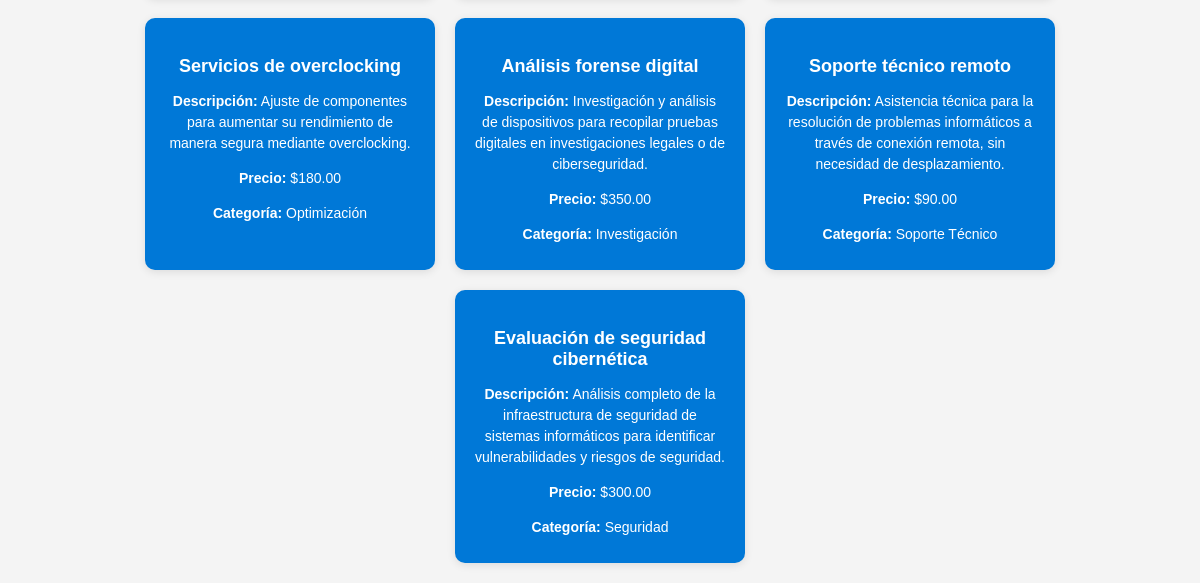
Page /Servicios.php (lower part) on the earlier database version.
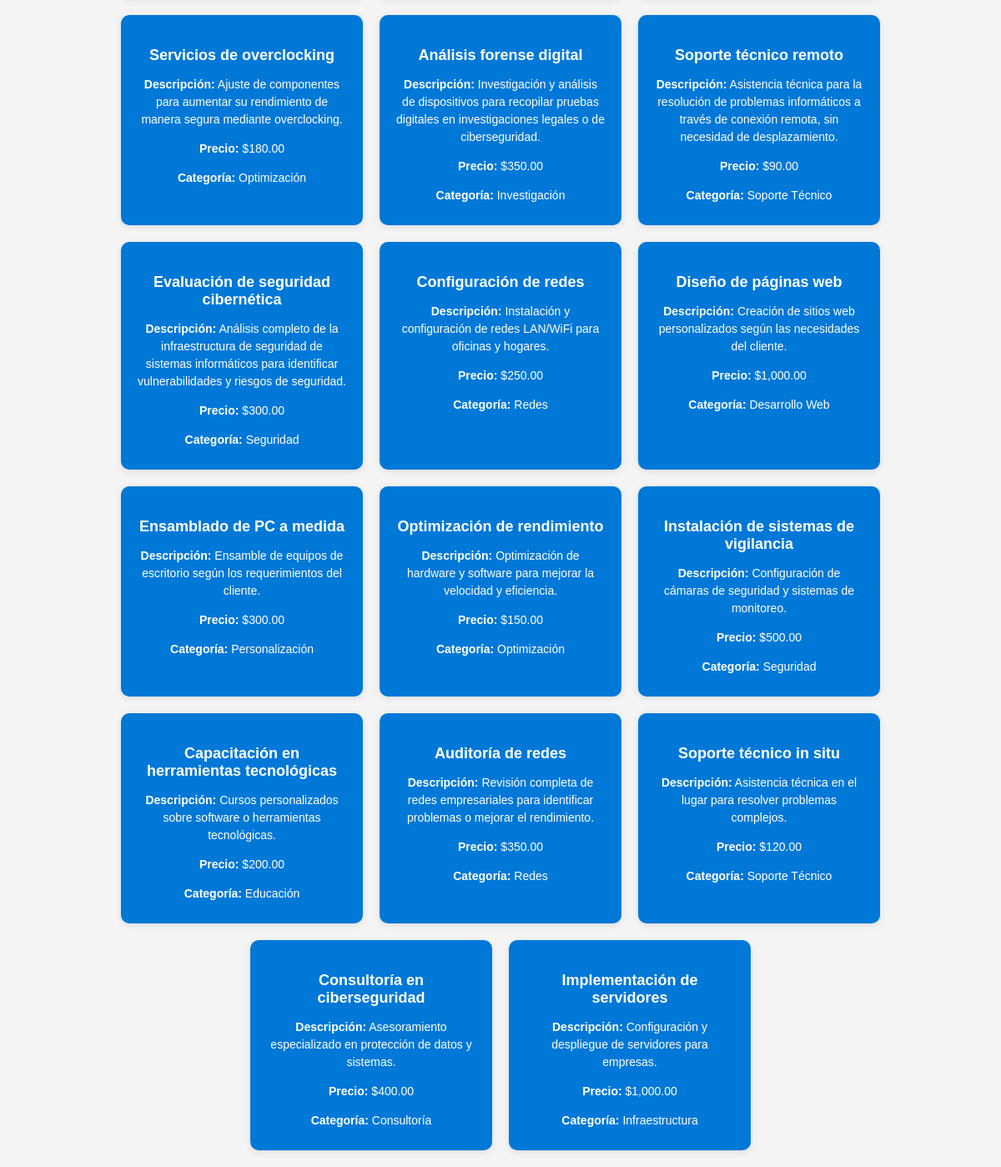
Same page on the later database version.
### tables this page shows
CREATE TABLE Servicio (
    Id_Servicio INT AUTO_INCREMENT PRIMARY KEY,
    Nombre_S VARCHAR(100) NOT NULL,
    Descripción_S TEXT NOT NULL,
    Precio_S DECIMAL(10, 2) NOT NULL,
    Categoría_S VARCHAR(50) NOT NULL,
    Disponibilidad_S TINYINT(1) NOT NULL DEFAULT 1,
    Id_Administrador INT NOT NULL,
    FOREIGN KEY (Id_Administrador) REFERENCES Administrador(Id_Administrador)
);

### Servicios.php (the view, shortened to what this page needs)
<?php
include 'funcionalidades_php/db.php';
$query = "SELECT * FROM Servicio WHERE Disponibilidad_S = 1";
$result = $conn->query($query);
$servicios = [];
if ($result->num_rows > 0) {
    while ($row = $result->fetch_assoc()) {
        $servicios[] = $row;
    }
} else {
    echo "No hay servicios disponibles.";
}
?>
<!DOCTYPE html>
<html lang="es">
<head>
    <link rel="stylesheet" href="css/Servicios.css">
</head>
<body>
    <section class="servicios">
        <?php foreach ($servicios as $servicio): ?>
        <div class="servicio">
            <h3><?php echo htmlspecialchars($servicio['Nombre_S']); ?></h3>
            <p><strong>Descripción:</strong> <?php echo htmlspecialchars($servicio['Descripción_S']); ?></p>
            <p><strong>Precio:</strong> $<?php echo number_format($servicio['Precio_S'], 2); ?></p>
            <p><strong>Categoría:</strong> <?php echo htmlspecialchars($servicio['Categoría_S']); ?></p>
        </div>
        <?php endforeach; ?>
    </section>
</body>
</html>

### css/Servicios.css (style rules this page uses)
body { margin: 0; font-family: Arial, sans-serif; background-color: #f4f4f4; }
.servicios { display: flex; flex-wrap: wrap; gap: 20px; justify-content: center; padding: 20px; }
.servicio { background-color: #0078d7; color: white; border-radius: 10px; padding: 20px; text-align: center; width: 250px; box-shadow: 0 2px 8px rgba(0, 0, 0, 0.1); }
.servicio h3 { font-size: 18px; margin-bottom: 10px; }
.servicio p { font-size: 14px; line-height: 1.5; margin-bottom: 5px; }

Differences in the rows shown:
added servicio: Nombre_S "Configuración de redes", Descripción_S "Instalación y configuración de redes LAN/WiFi para oficinas y hogares.", Precio_S "250.00", Categoría_S "Redes"
added servicio: Nombre_S "Diseño de páginas web", Descripción_S "Creación de sitios web personalizados según las necesidades del cliente.", Precio_S "1,000.00", Categoría_S "Desarrollo Web"
added servicio: Nombre_S "Ensamblado de PC a medida", Descripción_S "Ensamble de equipos de escritorio según los requerimientos del cliente.", Precio_S "300.00", Categoría_S "Personalización"
added servicio: Nombre_S "Optimización de rendimiento", Descripción_S "Optimización de hardware y software para mejorar la velocidad y eficiencia.", Precio_S "150.00", Categoría_S "Optimización"
added servicio: Nombre_S "Instalación de sistemas de vigilancia", Descripción_S "Configuración de cámaras de seguridad y sistemas de monitoreo.", Precio_S "500.00", Categoría_S "Seguridad"
added servicio: Nombre_S "Capacitación en herramientas tecnológicas", Descripción_S "Cursos personalizados sobre software o herramientas tecnológicas.", Precio_S "200.00", Categoría_S "Educación"
added servicio: Nombre_S "Auditoría de redes", Descripción_S "Revisión completa de redes empresariales para identificar problemas o mejorar el rendimiento.", Precio_S "350.00", Categoría_S "Redes"
added servicio: Nombre_S "Soporte técnico in situ", Descripción_S "Asistencia técnica en el lugar para resolver problemas complejos.", Precio_S "120.00", Categoría_S "Soporte Técnico"
added servicio: Nombre_S "Consultoría en ciberseguridad", Descripción_S "Asesoramiento especializado en protección de datos y sistemas.", Precio_S "400.00", Categoría_S "Consultoría"
added servicio: Nombre_S "Implementación de servidores", Descripción_S "Configuración y despliegue de servidores para empresas.", Precio_S "1,000.00", Categoría_S "Infraestructura"
